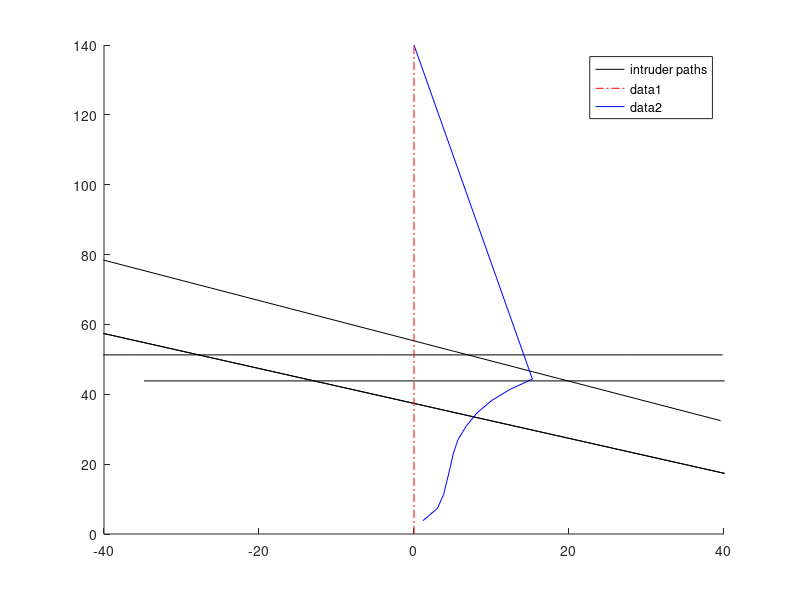

Here is the MATLAB script that generated this plot:
mov = xlsread("test_moving_2.csv");
A = tril(ones(length(mov)));
path_x = A * mov(:,1);
path_y = A * mov(:,2);

seq = 1:length(mov);

drawArrow = @(x,y) quiver( x(1),y(1),x(2)-x(1),y(2)-y(1),8,'k' );

intruders_start = [[-40 40.0]; [40 40/sqrt(3)]; [40 40.0]; [40 0.0]];
intruders_end = [[0 40.0]; [0 80/sqrt(3)]; [-40 40.0]; [-40 40.0]];

intruder_path_x = zeros(4, length(mov));
intruder_path_y = zeros(4, length(mov));
    hold on;

for i=1:4
    intruder_start = intruders_start(i,:) + [path_x(i), path_y(i)];
    intruder_end = intruders_end(i,:) + [path_x(i), path_y(i)];
    intruder_sin_theta = (intruder_end(2) - intruder_start(2))/sqrt(sum((intruder_start - intruder_end).^2));
    intruder_cos_theta = (intruder_end(1) - intruder_start(1))/sqrt(sum((intruder_start - intruder_end).^2));
    intruder_path_x(i,:) = intruder_start(1)*ones(1,length(mov)) +  4 * intruder_cos_theta * seq;
    intruder_path_y(i,:) = intruder_start(2)*ones(1,length(mov)) +  4 * intruder_sin_theta * seq;
    plot(intruder_path_x(i,:), intruder_path_y(i,:), 'k');
    
    %drawArrow([intruder_path_x(i,2) intruder_path_x(i,4)], [intruder_path_y(i,2) intruder_path_y(i,4)]);
        
end
line([path_x(12) 0], [path_y(12) 140],'Color','b','LineStyle','-')
intruder = plot(intruder_path_x(i,:), intruder_path_y(i,:), 'k', 'DisplayName','intruder paths');
legend(intruder, 'intruder paths');
plt_plan = line([0 0],[0 140],'Color','red','LineStyle','-.');
plt_path = plot(path_x(1:12), path_y(1:12),'b');

xlim([-40,40]);
hold off;
    
% path_own = animatedline('Color', 'k', 'Linestyle', '-');
% path_intruder1 = animatedline('Color', 'r', 'Linestyle', '-');
% path_intruder2 = animatedline('Color', 'r', 'Linestyle', '-');
% set(gca, 'XLim', [-40 40], 'YLim', [0 800]);
% intruder1_start = [-20 80];
% intruder1_end = [20 0];
% intruder1_sin_theta = (intruder1_end(2) - intruder1_start(2))/sqrt(sum((intruder1_start - intruder1_end).^2));
% intruder1_cos_theta = (intruder1_end(1) - intruder1_start(1))/sqrt(sum((intruder1_start - intruder1_end).^2));
% intruder1_vel = 3.5;
% 
% intruder2_start = [20 80];
% intruder2_end = [-20 0];
% intruder2_sin_theta = (intruder2_end(2) - intruder2_start(2))/sqrt(sum((intruder2_start - intruder2_end).^2));
% intruder2_cos_theta = (intruder2_end(1) - intruder2_start(1))/sqrt(sum((intruder2_start - intruder2_end).^2));
% intruder2_vel = 3.8;
% 
% intruder1_x = intruder1_start(1);
% intruder1_y = intruder1_start(2)-40;
% 
% intruder2_x = path_x(100) + 20;
% intruder2_y = path_y(100) + 40;
% 
% filename = 'test_2ac.gif';
% 
% for i=1:length(path_x)
%     addpoints(path_own, path_x(i), path_y(i));
%     intruder1_x = intruder1_x + intruder1_cos_theta * intruder1_vel;
%     intruder1_y = intruder1_y + intruder1_sin_theta * intruder1_vel;
%     addpoints(path_intruder1, intruder1_x, intruder1_y)
%     if i>= 100
%         intruder2_x = intruder2_x + intruder2_cos_theta * intruder2_vel;
%         intruder2_y = intruder2_y + intruder2_sin_theta * intruder2_vel;
%         addpoints(path_intruder2, intruder2_x, intruder2_y)
%     end
%     
%     drawnow
%     %pause(0.01)
%     frame = getframe(1);
%     im = frame2im(frame);
%     [imind,cm] = rgb2ind(im,256);
%     if i == 1
%       imwrite(imind,cm,filename,'gif', 'Loopcount',inf);
%     else
%       imwrite(imind,cm,filename,'gif','DelayTime',0.05, 'WriteMode','append');
%     end
% end
% 
